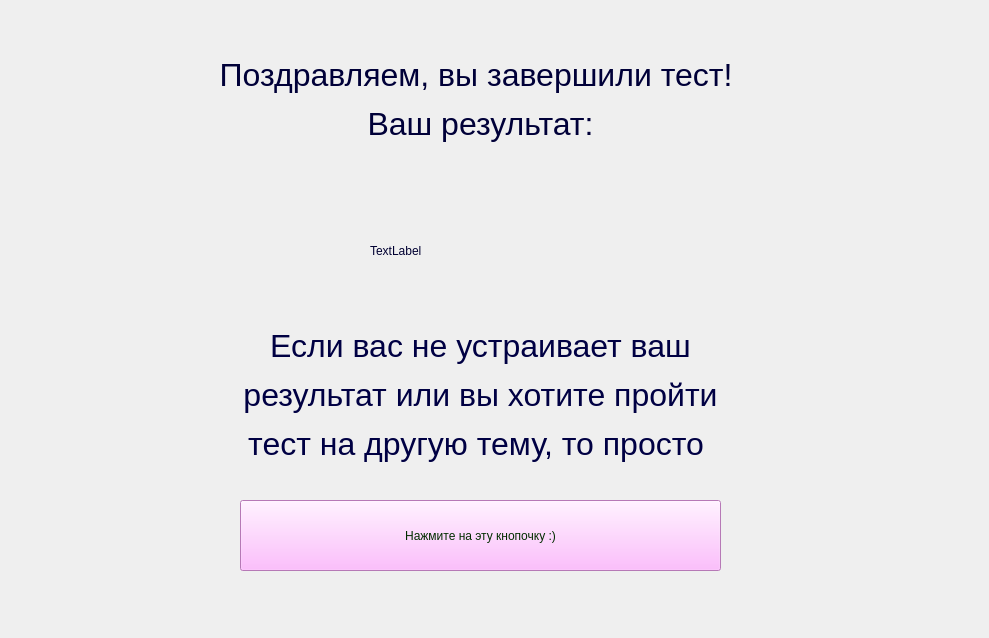
<?xml version="1.0" encoding="UTF-8"?>
<ui version="4.0">
 <class>itog</class>
 <widget class="QWidget" name="itog">
  <property name="geometry">
   <rect>
    <x>0</x>
    <y>0</y>
    <width>989</width>
    <height>638</height>
   </rect>
  </property>
  <property name="windowTitle">
   <string>Form</string>
  </property>
  <widget class="QLabel" name="label">
   <property name="geometry">
    <rect>
     <x>200</x>
     <y>20</y>
     <width>561</width>
     <height>161</height>
    </rect>
   </property>
   <property name="text">
    <string>&lt;html&gt;&lt;head/&gt;&lt;body&gt;&lt;p align=&quot;center&quot;&gt;&lt;span style=&quot; font-size:24pt; color:#000038;&quot;&gt;Поздравляем, вы завершили тест! &lt;/span&gt;&lt;/p&gt;&lt;p align=&quot;center&quot;&gt;&lt;span style=&quot; font-size:24pt; color:#000038;&quot;&gt;Ваш результат:&lt;/span&gt;&lt;/p&gt;&lt;/body&gt;&lt;/html&gt;</string>
   </property>
  </widget>
  <widget class="QLabel" name="label_2">
   <property name="geometry">
    <rect>
     <x>370</x>
     <y>190</y>
     <width>251</width>
     <height>121</height>
    </rect>
   </property>
   <property name="styleSheet">
    <string notr="true">font: 26pt &quot;MS Shell Dlg 2&quot;;
color: rgb(0, 0, 49);</string>
   </property>
   <property name="text">
    <string>TextLabel</string>
   </property>
  </widget>
  <widget class="QLabel" name="label_3">
   <property name="geometry">
    <rect>
     <x>130</x>
     <y>320</y>
     <width>701</width>
     <height>151</height>
    </rect>
   </property>
   <property name="text">
    <string>&lt;html&gt;&lt;head/&gt;&lt;body&gt;&lt;p align=&quot;center&quot;&gt;&lt;span style=&quot; font-size:24pt; color:#000043;&quot;&gt;Если вас не устраивает ваш&lt;/span&gt;&lt;/p&gt;&lt;p align=&quot;center&quot;&gt;&lt;span style=&quot; font-size:24pt; color:#000043;&quot;&gt;результат или вы хотите пройти&lt;/span&gt;&lt;/p&gt;&lt;p align=&quot;center&quot;&gt;&lt;span style=&quot; font-size:24pt; color:#000043;&quot;&gt;тест на другую тему, то просто &lt;/span&gt;&lt;/p&gt;&lt;/body&gt;&lt;/html&gt;</string>
   </property>
  </widget>
  <widget class="QPushButton" name="pushButton">
   <property name="geometry">
    <rect>
     <x>240</x>
     <y>500</y>
     <width>481</width>
     <height>71</height>
    </rect>
   </property>
   <property name="styleSheet">
    <string notr="true">font: 22pt &quot;MS Shell Dlg 2&quot;;
color: rgb(2, 45, 0);
background-color: rgb(255, 170, 255);</string>
   </property>
   <property name="text">
    <string>Нажмите на эту кнопочку :)</string>
   </property>
  </widget>
 </widget>
 <resources/>
 <connections/>
</ui>
